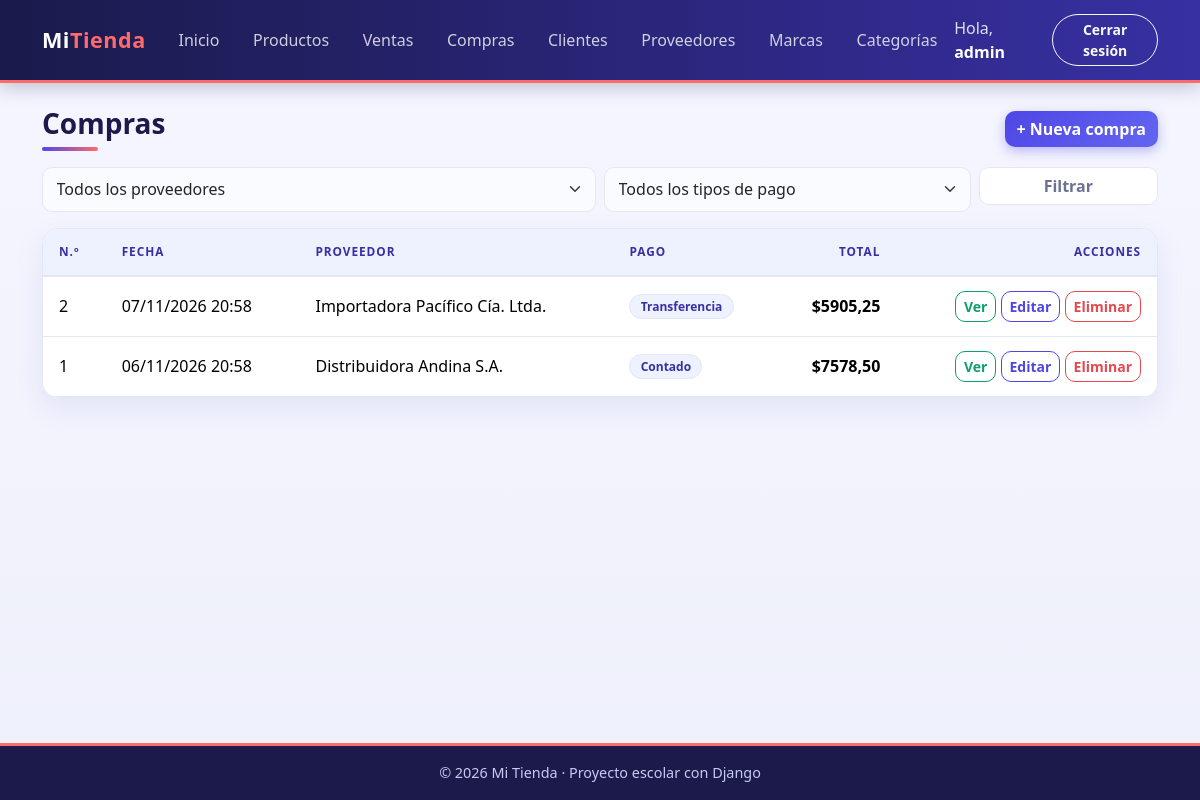
Screenshot of /facturacion/compras/ (signed in) with the database file from the repository.
### facturacion/models.py (models this page shows, shortened)
class ModeloBase(models.Model):
    user = models.ForeignKey(                    # 1:N con User: un usuario registra muchos registros
        User,
        on_delete=models.SET_NULL,               # Si borran al usuario, el registro se queda con user vacío
        null=True,                               # SET_NULL necesita que la columna acepte NULL
        blank=True,
        editable=False,                          # No aparece en formularios: lo llena la VISTA, no la persona
        related_name="%(class)s_registrados",    # %(class)s = nombre del modelo → user.producto_registrados
        verbose_name="Registrado por",
    )
    fecha_creacion = models.DateTimeField("Fecha de creación", auto_now_add=True)   # Se llena sola al CREAR
    fecha_modificacion = models.DateTimeField("Última modificación", auto_now=True) # Se actualiza sola en CADA save()
    class Meta:
        abstract = True                          # ← LA CLAVE: modelo "molde", sin tabla propia

class Compra(ModeloBase):
    proveedor = models.ForeignKey(Proveedor, on_delete=models.PROTECT, related_name="compras")
    fecha_hora = models.DateTimeField("Fecha y hora", default=timezone.now)
    subtotal = models.DecimalField(max_digits=12, decimal_places=2, default=0, editable=False)
    iva = models.DecimalField("IVA", max_digits=12, decimal_places=2, default=0, editable=False)
    total = models.DecimalField(max_digits=12, decimal_places=2, default=0, editable=False)
    tipo_pago = models.CharField("Tipo de pago", max_length=15, choices=TipoPago.choices, default=TipoPago.CONTADO)
    class Meta:
        verbose_name = "Compra"
        verbose_name_plural = "Compras"
        ordering = ["-fecha_hora"]

class Proveedor(ModeloBase):                     # NUEVO
    nombre = models.CharField(max_length=80)
    apellido = models.CharField(max_length=80)
    ruc = models.CharField("RUC", max_length=13, unique=True)        # RUC de Ecuador: 13 dígitos
    email = models.EmailField("Correo", blank=True)
    contacto = models.CharField("Teléfono de contacto", max_length=15, blank=True)
    logo = models.ImageField(upload_to="proveedores/", blank=True)   # Archivo en MEDIA_ROOT/proveedores/
    class Meta:
        verbose_name = "Proveedor"
        verbose_name_plural = "Proveedores"
        ordering = ["nombre", "apellido"]
    def __str__(self):
        return f"{self.nombre} {self.apellido}"

### facturacion/views.py (the view)
# urls.py: path("compras/", views.CompraListView.as_view(), name="compra_lista"),
class CompraListView(LoginRequiredMixin, ListView):        # LISTAR con filtros
    model = Compra
    template_name = "facturacion/compra_lista.html"
    context_object_name = "compras"
    paginate_by = 10
    extra_context = {"titulo": "Compras", "tipos_pago": TipoPago.choices}   # opciones para el filtro de pago
    def get_queryset(self):
        compras = super().get_queryset().select_related("proveedor")   # trae el proveedor en el mismo JOIN
        proveedor = self.request.GET.get("proveedor", "")              # ?proveedor=3 (el id)
        tipo = self.request.GET.get("tipo_pago", "")                   # ?tipo_pago=credito
        if proveedor:
            compras = compras.filter(proveedor_id=proveedor)
        if tipo:
            compras = compras.filter(tipo_pago=tipo)
        return compras
    def get_context_data(self, **kwargs):
        contexto = super().get_context_data(**kwargs)
        contexto["proveedores"] = Proveedor.objects.all()              # opciones del filtro de proveedor
        contexto["proveedor_sel"] = self.request.GET.get("proveedor", "")   # para dejar marcada la opción elegida
        contexto["tipo_pago"] = self.request.GET.get("tipo_pago", "")
        return contexto

### facturacion/templates/facturacion/compra_lista.html (shortened to what this page needs)
{% extends "base.html" %}
{% block contenido %}
<div class="d-flex justify-content-between align-items-center flex-wrap gap-2 mb-3">
    <h1 class="h3 titulo-pagina m-0">{{ titulo }}</h1>
    <a href="{% url 'facturacion:compra_crear' %}" class="btn btn-principal">+ Nueva compra</a>
</div>
<form method="get" class="row g-2 mb-3">
    <div class="col-md-6">
        <select name="proveedor" class="form-select">
            <option value="">Todos los proveedores</option>
        </select>
    </div>
    <div class="col-md-4">
        <select name="tipo_pago" class="form-select">
            <option value="">Todos los tipos de pago</option>
        </select>
    </div>
    <div class="col-md-2"><button type="submit" class="btn btn-outline-secondary w-100">Filtrar</button></div>
</form>
<div class="tarjeta p-0 table-responsive">
    <table class="table table-hover align-middle m-0">
        <thead>
            <tr><th>N.º</th><th>Fecha</th><th>Proveedor</th><th>Pago</th><th class="text-end">Total</th><th class="text-end">Acciones</th></tr>
        </thead>
        <tbody>
            {% for compra in compras %}
            <tr>
                <td>{{ compra.pk }}</td>
                <td>{{ compra.fecha_hora|date:"d/m/Y H:i" }}</td>
                <td>{{ compra.proveedor }}</td>
                <td><span class="badge bg-light text-dark border">{{ compra.get_tipo_pago_display }}</span></td>
                <td class="text-end fw-semibold">${{ compra.total }}</td>
                <td class="text-end text-nowrap">
                    <a href="{% url 'facturacion:compra_detalle' compra.pk %}" class="btn btn-sm btn-outline-success">Ver</a>
                    <a href="{% url 'facturacion:compra_editar' compra.pk %}" class="btn btn-sm btn-outline-primary">Editar</a>
                    <a href="{% url 'facturacion:compra_eliminar' compra.pk %}" class="btn btn-sm btn-outline-danger">Eliminar</a>
                </td>
            </tr>
            {% empty %}
            <tr><td colspan="6" class="text-center text-muted py-4">No hay compras.</td></tr>
            {% endfor %}
        </tbody>
    </table>
</div>
{% endblock %}

### templates/base.html (shortened to what this page needs)
{% load static %}
<!DOCTYPE html>
<html lang="es">
<head>
    <link href="https://cdn.jsdelivr.net/npm/bootstrap@5.3.3/dist/css/bootstrap.min.css" rel="stylesheet">
    <link rel="stylesheet" href="{% static 'css/estilos.css' %}">
</head>
<body>
    <nav class="navbar navbar-expand-lg navbar-dark barra">
        <div class="container">
            <a class="navbar-brand fw-bold" href="{% url 'home' %}">Mi<span class="text-warning">Tienda</span></a>
            <div class="collapse navbar-collapse" id="menu">
                <ul class="navbar-nav me-auto">
                    <li class="nav-item"><a class="nav-link" href="{% url 'home' %}">Inicio</a></li>
                    {% if user.is_authenticated %}
                        <li class="nav-item"><a class="nav-link" href="{% url 'facturacion:producto_lista' %}">Productos</a></li>
                        <li class="nav-item"><a class="nav-link" href="{% url 'facturacion:venta_lista' %}">Ventas</a></li>
                        <li class="nav-item"><a class="nav-link" href="{% url 'facturacion:compra_lista' %}">Compras</a></li>
                        <li class="nav-item"><a class="nav-link" href="{% url 'facturacion:cliente_lista' %}">Clientes</a></li>
                        <li class="nav-item"><a class="nav-link" href="{% url 'facturacion:proveedor_lista' %}">Proveedores</a></li>
                        <li class="nav-item"><a class="nav-link" href="{% url 'facturacion:marca_lista' %}">Marcas</a></li>
                        <li class="nav-item"><a class="nav-link" href="{% url 'facturacion:categoria_lista' %}">Categorías</a></li>
                    {% endif %}
                </ul>
                <ul class="navbar-nav align-items-lg-center gap-2">
                    {% if user.is_authenticated %}
                        <li class="nav-item navbar-text">Hola, <a href="{% url 'facturacion:mi_perfil' %}" class="text-white fw-bold text-decoration-none">{{ user.username }}</a></li>
                        <li class="nav-item">
                            <form method="post" action="{% url 'logout' %}" class="m-0">
                                <button type="submit" class="btn btn-sm btn-outline-light">Cerrar sesión</button>
                            </form>
                        </li>
                    {% else %}
                        <li class="nav-item"><a class="nav-link" href="{% url 'login' %}">Ingresar</a></li>
                        <li class="nav-item"><a class="btn btn-sm btn-warning" href="{% url 'registro' %}">Crear cuenta</a></li>
                    {% endif %}
                </ul>
            </div>
        </div>
    </nav>
    <main class="container py-4">
        {% block contenido %}{% endblock %}
    </main>
    <footer class="pie text-center py-3">© 2026 Mi Tienda · Proyecto escolar con Django</footer>
</body>
</html>

### static/css/estilos.css (style rules this page uses)
:root { --indigo-900: #1b1a4b; --indigo-700: #3730a3; --indigo-600: #4f46e5; --indigo-500: #6366f1; --indigo-50: #eef2ff; --coral: #ff6b6b; --texto: #1f2340; --texto-suave:#6b7194; --borde: #e3e6f5; --radio: 16px; }
body { font-family: "Segoe UI", system-ui, -apple-system, Roboto, "Helvetica Neue", Arial, sans-serif; color: var(--texto); background: linear-gradient(180deg, #f5f6ff 0%, #eef0fb 100%); background-attachment: fixed; min-height: 100vh; display: flex; flex-direction: column; }
main { flex: 1; }
.barra { background: linear-gradient(90deg, var(--indigo-900), var(--indigo-700)); box-shadow: 0 4px 18px rgba(27, 26, 75, .25); border-bottom: 3px solid var(--coral); }
.barra .navbar-brand { letter-spacing: .5px; font-size: 1.35rem; }
.barra .text-warning { color: var(--coral) !important; }
.barra .nav-link { color: rgba(255, 255, 255, .78); border-radius: 999px; padding: .4rem .95rem !important; margin: 0 .1rem; transition: background-color .2s, color .2s; }
.barra .btn-outline-light { border-radius: 999px; }
.titulo-pagina { position: relative; padding-bottom: 10px; font-weight: 700; color: var(--indigo-900); }
.titulo-pagina::after { content: ""; position: absolute; left: 0; bottom: 0; width: 56px; height: 4px; border-radius: 4px; background: linear-gradient(90deg, var(--indigo-600), var(--coral)); }
.tarjeta { background-color: #fff; border: 1px solid var(--borde); border-radius: var(--radio); padding: 28px; box-shadow: 0 10px 30px rgba(55, 48, 163, .08); }
.tarjeta.p-0 { overflow: hidden; }
.table { --bs-table-hover-bg: var(--indigo-50); }
.table thead th { background-color: var(--indigo-50); color: var(--indigo-700); text-transform: uppercase; font-size: .74rem; letter-spacing: .08em; font-weight: 700; border-bottom: 2px solid var(--borde); padding: 14px 16px; }
.table tbody td { padding: 14px 16px; border-color: var(--borde); }
.btn { border-radius: 10px; font-weight: 600; transition: all .2s ease; }
.btn-principal { background: linear-gradient(135deg, var(--indigo-600), var(--indigo-500)); color: #fff; border: 0; box-shadow: 0 4px 12px rgba(79, 70, 229, .35); }
.btn-outline-primary { color: var(--indigo-600); border-color: var(--indigo-600); }
.btn-outline-secondary { color: var(--texto-suave); border-color: var(--borde); background: #fff; }
.form-control, .form-select { border: 1.5px solid var(--borde); border-radius: 10px; padding: .6rem .85rem; background-color: #fafbff; }
.badge { border-radius: 999px; padding: .45em .85em; font-weight: 600; }
.pie { background: var(--indigo-900); color: #c7caf0; font-size: .9rem; border-top: 3px solid var(--coral); }
.barra .navbar-text { color: rgba(255, 255, 255, .85); }
.btn-outline-success { color: #0f9d6e; border-color: #0f9d6e; }
.btn-outline-danger { color: #e5484d; border-color: #e5484d; }
.badge.bg-light.text-dark { background-color: var(--indigo-50) !important; color: var(--indigo-700) !important; border-color: var(--borde) !important; }

### rows the page displays
Compra: pk "2", fecha_hora "07/11/2026 20:58", proveedor "Importadora Pacífico Cía. Ltda.", tipo_pago "Transferencia", total "5905,25"
Compra: pk "1", fecha_hora "06/11/2026 20:58", proveedor "Distribuidora Andina S.A.", tipo_pago "Contado", total "7578,50"

### other values shown
{{ user.username }} "admin"
{{ titulo }} "Compras"
